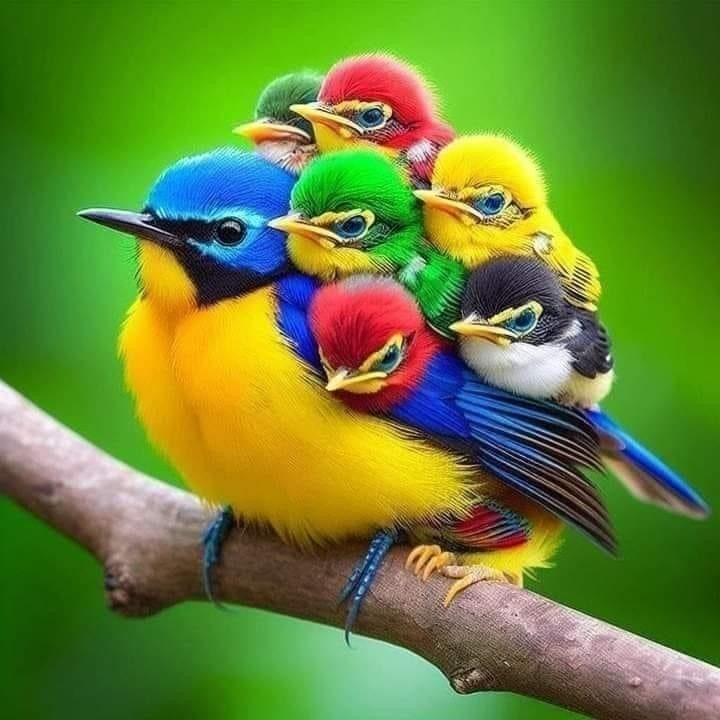
#> input picture PatternRecognition/assignment/source/bird.jpg, 720 x 720 px, found by its file name
$ python basic.py
#> lines starting #> are read from the running program, lines starting #| are printed output that depends on the picture
import cv2
import matplotlib.pyplot as plt


# 📌 Grayscale Histogram
# 	•	cv2.calcHist()는 픽셀 빈도를 나타내는 1D 배열을 반환하며, 이는 이미지의 밝기 분포를 직관적으로 보여준다.
# 	•	어두운 이미지일수록 왼쪽에 몰려 있고, 밝은 이미지일수록 오른쪽에 밀집됨.
#
# 📌 밝기 & 명암 조절
# 	•	밝기 조절은 전체 픽셀 값에 +β를 적용하는 것
# 	•	명암 조절은 픽셀의 변동 폭을 키우거나 줄이는 것 (중간 값 기준 확대/축소)
# 	•	cv2.add, cv2.multiply는 클리핑 처리를 자동으로 하기 때문에 안정적


#Grayscale 이미지의 히스토그램 시각화

# 이미지 불러오기 (Grayscale)
img = cv2.imread("/Users/simjuheun/Desktop/myProject/machine_Learning/PatternRecognition/assignment/source/bird.jpg", cv2.IMREAD_GRAYSCALE)
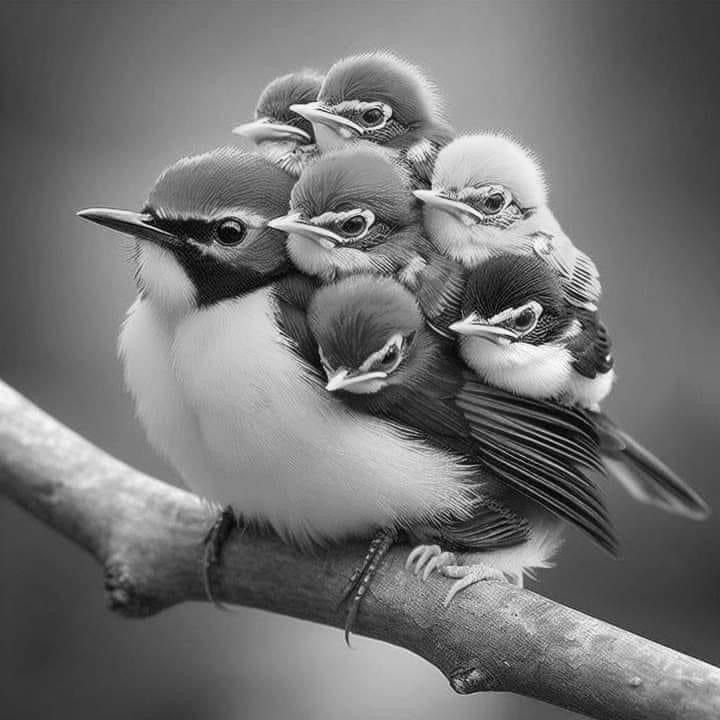
#> img: shape (720, 720); min 0, max 255, mean 114.7

# 히스토그램 계산
hist = cv2.calcHist([img], [0], None, [256], [0, 256])
#> hist = 256 values, max 6666 at index 70, min 7 at index 255, mean 2025

# 히스토그램 시각화
plt.figure(figsize=(8,4))
plt.title("Grayscale Histogram")
plt.xlabel("Pixel Value")
plt.ylabel("Frequency")
plt.plot(hist, color='black')
plt.xlim([0, 256])
plt.grid(True)
plt.show()
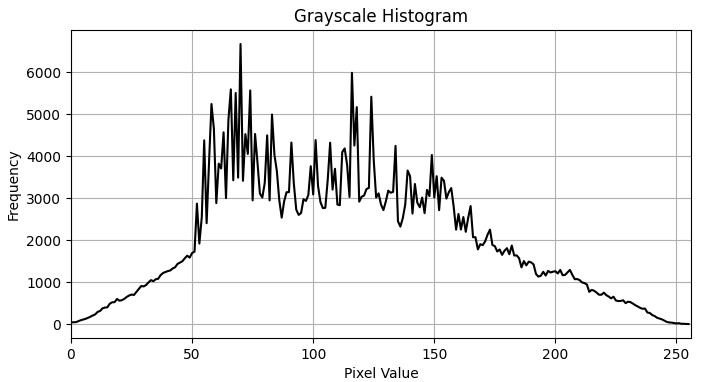
#> figure drawn by matplotlib, 1 panel; curve peaks at x = 70, y = 6666


# 밝기 및 명암 대비 조절

# 밝기 조절
bright_plus = cv2.add(img, 50)
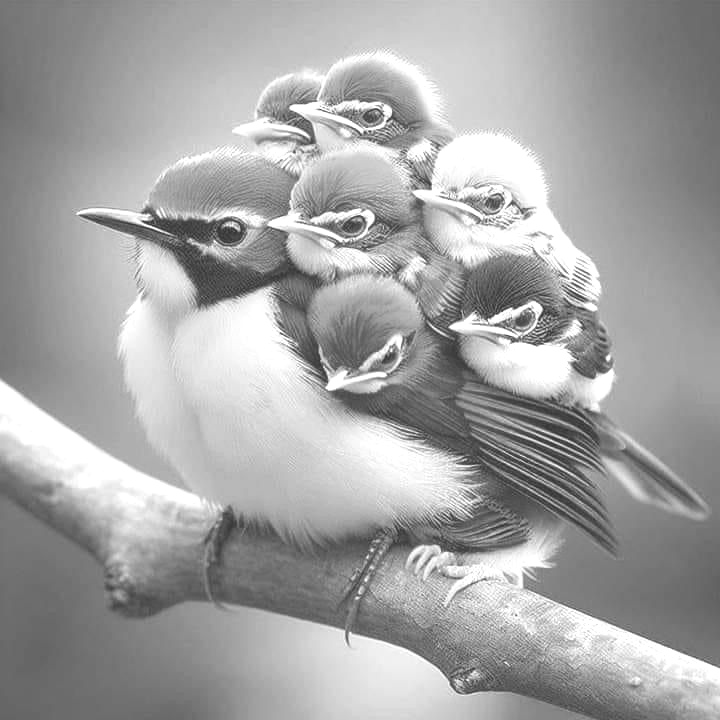
#> bright_plus: shape (720, 720); min 50, max 255, mean 164
bright_minus = cv2.subtract(img, 50)
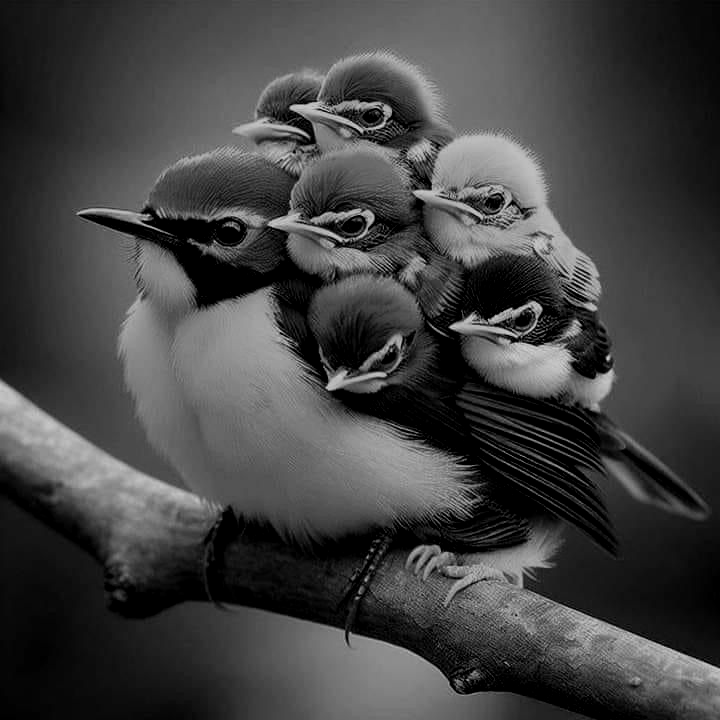
#> bright_minus: shape (720, 720); min 0, max 205, mean 65.9

# 명암 대비 조절
contrast_high = cv2.multiply(img, 1.5)
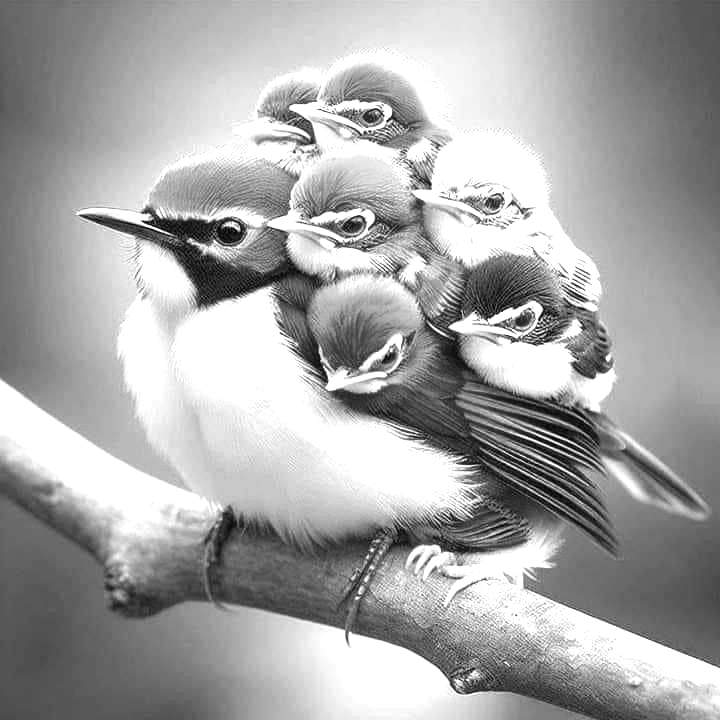
#> contrast_high: shape (720, 720); min 0, max 255, mean 166
contrast_low = cv2.multiply(img, 0.5)
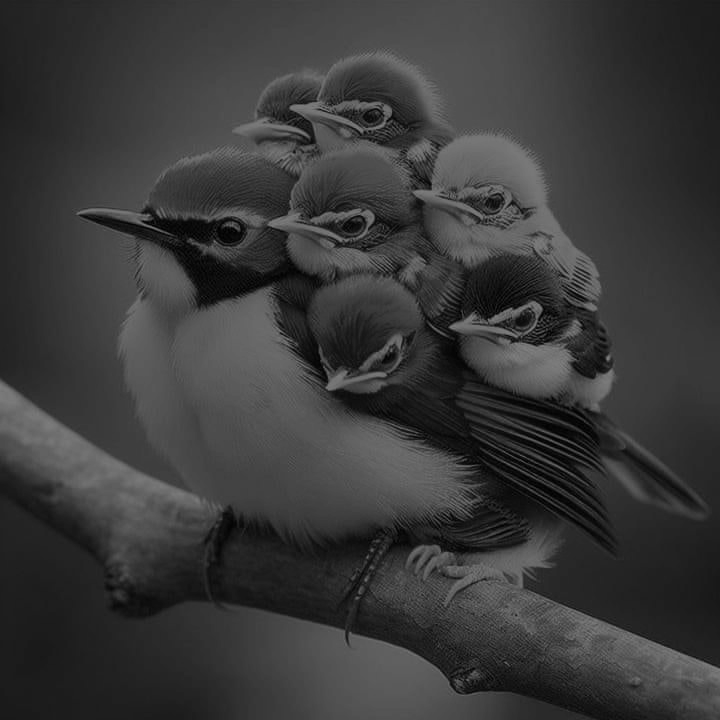
#> contrast_low: shape (720, 720); min 0, max 128, mean 57.3

# 결과 출력 - 윈도우 이름 지정 + 위치 출력
windows = {
    "Original": img,
    "Bright +50": bright_plus,
    "Bright -50": bright_minus,
    "Contrast x1.5": contrast_high,
    "Contrast x0.5": contrast_low
}

# 윈도우 배치 간격
start_x, start_y = 100, 100
dx, dy = 300, 200  # 창 간 간격

for i, (name, image) in enumerate(windows.items()):
    # 위치 계산
    x = start_x + (i % 3) * dx
    y = start_y + (i // 3) * dy

    # 윈도우 생성 및 위치 지정
    cv2.namedWindow(name, cv2.WINDOW_NORMAL)
    cv2.moveWindow(name, x, y)
    cv2.imshow(name, image)

    # 위치 정보 콘솔 출력
    print(f"'{name}' opened at position ({x}, {y})")
#> this loop made 5 passes
#> (name, x, y) on passes 1 to 5: ('Original', 100, 100), ('Bright +50', 400, 100), ('Bright -50', 700, 100), ('Contrast x1.5', 100, 300), ('Contrast x0.5', 400, 300)
#| 'Original' opened at position (100, 100)
#| 'Bright +50' opened at position (400, 100)
#| 'Bright -50' opened at position (700, 100)
#| 'Contrast x1.5' opened at position (100, 300)
#| 'Contrast x0.5' opened at position (400, 300)

cv2.waitKey(0)
cv2.destroyAllWindows()
